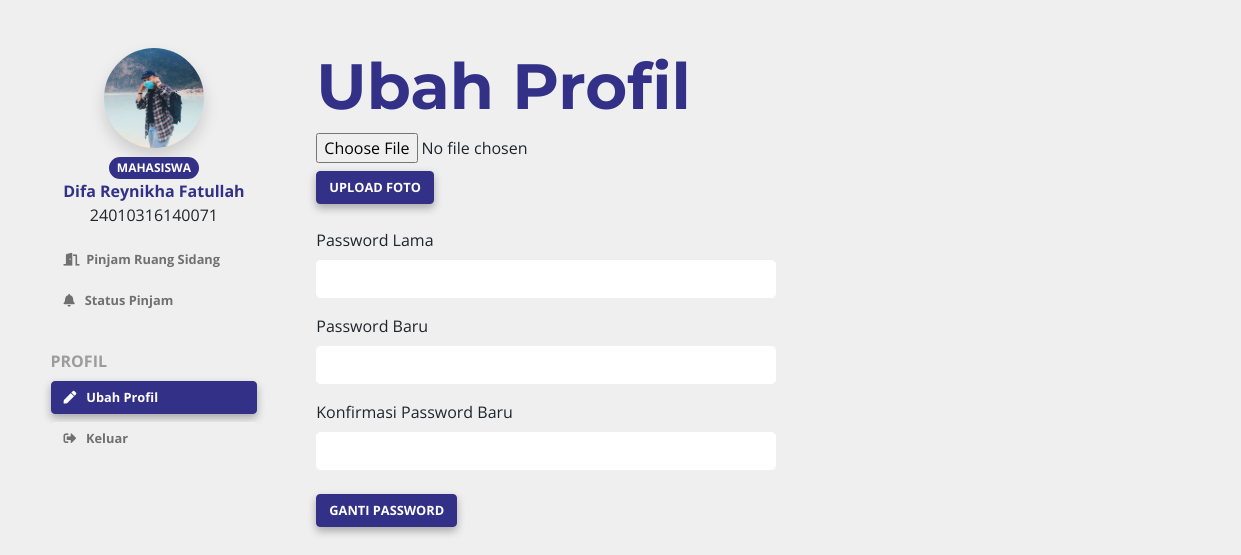
Screenshot of /ganti_password.php (signed in) with the database file from the repository.
### tables this page shows
CREATE TABLE `peminjam` (
  `no_induk` varchar(20) NOT NULL,
  `nama` varchar(50) NOT NULL,
  `status` varchar(20) NOT NULL,
  `kata_sandi` varchar(20) NOT NULL,
  `foto_profil` longtext NOT NULL,
  `last_login` datetime NOT NULL DEFAULT CURRENT_TIMESTAMP
);

### ganti_password.php (the view, shortened to what this page needs)
<?php
	require_once('Connections/koneksi.php');
	if(isset($_SESSION['logged_in'])){
		$no_induk = $_SESSION['current_id'];
		$sql = "SELECT * FROM peminjam WHERE no_induk = '$no_induk'";
		$result = mysqli_query($koneksi, $sql);
		$row = mysqli_fetch_array($result,MYSQLI_ASSOC);
	}
?>
<!DOCTYPE html>
<html>
<head>
	<link rel="stylesheet" href="https://stackpath.bootstrapcdn.com/bootstrap/4.1.3/css/bootstrap.min.css">
	<link rel="stylesheet" type="text/css" href="style.css">
	<link rel="stylesheet" href="https://use.fontawesome.com/releases/v5.4.1/css/all.css">
</head>
<body>
	<div class="container mt-5">
		<div class="row sidebar">
			<div id="sidebar" class="col-lg-2 text-center">
			<figure class="figure">
			<img src="<?php echo "upload/".$row['foto_profil'].""; ?>" alt="background" class="img-thumbnail shadow"><br>
				<div class="badge badge-pill badge-primary"><?php echo ''.$row['status'].''?></div> <br>
				<figcaption><?php echo ''.$row['nama'].'';?></figcaption>
				<caption><?php echo ''.$row['no_induk'].'';?></caption>
				</figure>
				<a href="pesan.php?tanggal=" class="btn btn-secondary btn-block mr-5">
				<i class="fas fa-door-open"></i> &nbsp;Pinjam Ruang Sidang
						</a>
						<a href=status_pinjam.php class="btn btn-secondary btn-block my-2">
						<i class="fas fa-bell"></i> &nbsp; Status Pinjam
							</a>
							<br>
						<div class="text-left"><b style="color: #9C9C9C">PROFIL</b></div>
						<a href=ganti_password.php class="btn btn-primary btn-block my-2">
						<i class="fas fa-pen"></i> &nbsp; Ubah Profil
							</a>
							<a href=logout.php class="btn btn-secondary btn-block my-2">
							<i class="fas fa-sign-out-alt"></i> &nbsp; Keluar
								</a>
							</div>
							<div id="content" class="col-lg-10">
								<h1>Ubah Profil</h1>
								<form method="POST" action="upload_foto.php" enctype='multipart/form-data'>
								<input type='file' name='file' /><br>
								<button class="btn btn-primary my-2" type='submit' value='Save name' name='but_upload'>UPLOAD FOTO</button>
								</form>
								<form role="form" method="POST" action="update_password.php">
								<div class="form-group my-3 w-50">
									<label for="pass_lama">Password Lama</label>
									<input name="pass_lama" type="password" class="form-control" required="required">
								</div>
								<div class="form-group my-3 w-50">
									<label for="pass_baru">Password Baru</label>
									<input name="pass_baru" type="password" class="form-control" required="required">
								</div>
								<div class="form-group my-3 w-50">
									<label for="konfirmasi">Konfirmasi Password Baru</label>
									<input name="konfirmasi" type="password" class="form-control" required="required">
								</div>
								<button type="submit" value="kata_sandi" class="btn btn-primary my-2">GANTI PASSWORD</button>
								</form>
							</div>
						</div>
					</div>
				</body>
				</html>

### style.css (style rules this page uses)
* { font-family: 'Open Sans', sans-serif; }
body { background-color: #EFEFEF; overflow-y: overlay; background-position: fixed; }
.container { margin-bottom: 3rem; }
h1 { font-family: 'Montserrat', sans-serif; font-weight: bold; color: #333087; font-size: 4rem; }
.sidebar .col-lg-2 { padding: 0; position: fixed; visibility: visible; }
.sidebar .col-lg-10 { left: 22%; visibility: visible; }
.img-thumbnail { object-fit: cover; }
.btn { font-size: 0.8rem; font-weight: 700; text-align: left; text-transform: uppercase; }
#sidebar .btn { text-transform: unset; }
.btn-secondary { background-color: #EFEFEF; color: #707070; border-color: #EFEFEF; }
::placeholder { font-size: 0.8rem; }
.form-control { border-color: white; font-size: 0.8rem; }
.img-thumbnail { border-radius: 50%; height: 100px; width: 100px; text-align: center; border-style: none; padding: 0; vertical-align: 0px; }
.btn-primary { background-color: #333087; color: #ffffff; border-color: #333087; box-shadow: 0 4px 8px 0 rgba(0, 0, 0, 0.3) }
figcaption { color: #333087; font-weight: bold; text-align: center; }
.badge { text-transform: uppercase; color: white; padding: 0.3rem 0.5rem 0.3rem 0.5rem; }
.badge-primary { background-color: #333087; }

### rows the page displays
peminjam: foto_profil (picture), status "MAHASISWA", nama "Difa Reynikha Fatullah", no_induk "24010316140071"
